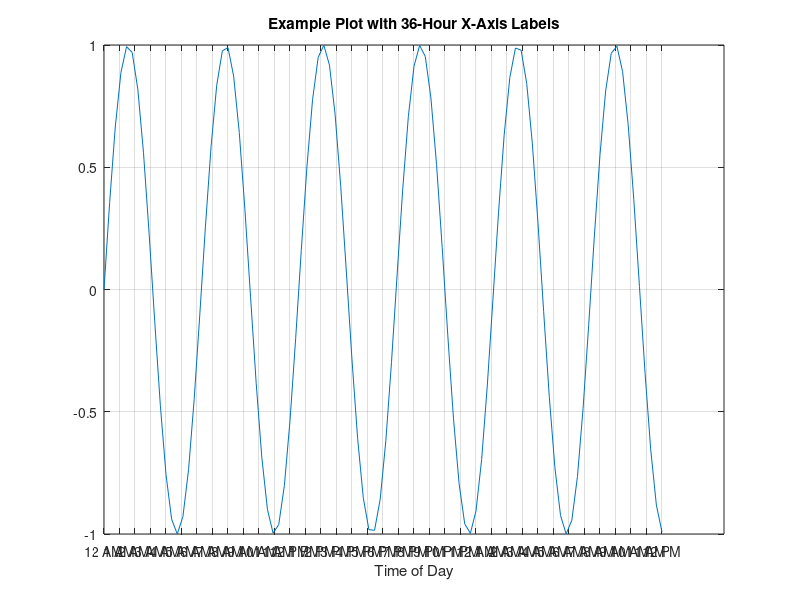

This chart was generated by the following MATLAB code:
% Generate example data
x = linspace(0, 36, 100);
y = sin(x);

% Create a plot
figure;
plot(x, y);

% Set the x-axis ticks
xticks(0:1:36);

% Create labels for 36 hours
labels = cell(1, 37);
for i = 0:36
    hour = mod(i, 24);
    if hour == 0
        labels{i+1} = '12 AM';
    elseif hour < 12
        labels{i+1} = sprintf('%d AM', hour);
    elseif hour == 12
        labels{i+1} = '12 PM';
    else
        labels{i+1} = sprintf('%d PM', hour - 12);
    end
end

% Set the x-axis tick labels
xticklabels(labels);

% Set the x-axis label
xlabel('Time of Day');

% Set the title
title('Example Plot with 36-Hour X-Axis Labels');

% Show the grid
grid on;
